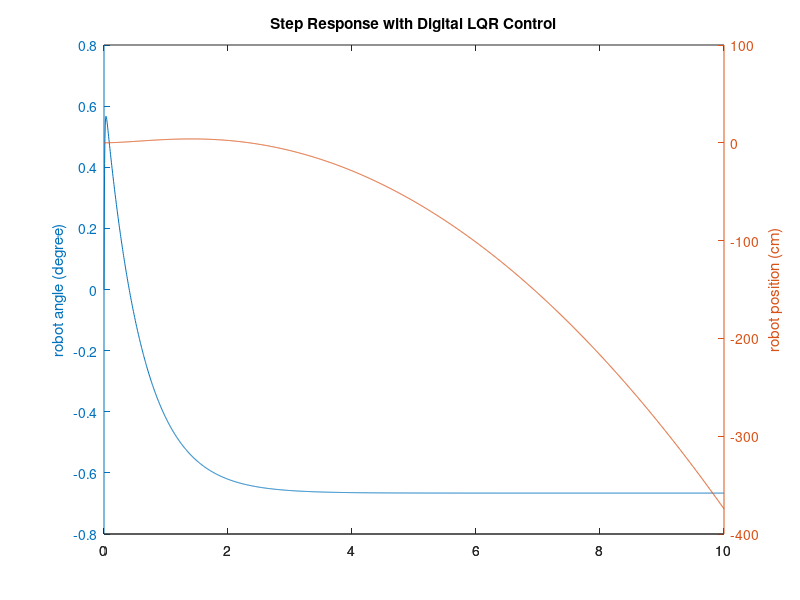

This chart was generated by the following MATLAB code:


% states are  thata, thata_dot, x, x_dot

A = [-39.41     -4.882      0       0;
     -4.329     0.5029      0       0;
     0      0       -0.4072      -0.3614;
     0      0       0.4588        0.4071];
B = [26.28;
      6.802;
      0.002547;
     -1.199];
C = [11.08 0.09311 0 0;
     0 0 461 -0.252];
 
C = [11.08 0 0 0;
     0 0 461 0];
 
D = [0;
     0];

states = {'angle' 'angle_dot' 'x' 'x_dot' };
inputs = {'u'};
outputs = {'angle'; 'x' };

sys_ss = ss(A,B,C,D,'statename',states,'inputname',inputs,'outputname',outputs);

% poles = eig(A)
% 
% co = ctrb(sys_ss);
% controllability = rank(co)
% 
% Q = C'*C
% 
% Q = C'*C;
% R = 1;
% K = lqr(A,B,Q,R)
% 
% Ac = [(A-B*K)];
% Bc = [B];
% Cc = [C];
% Dc = [D];
% 
% states = {'angle' 'angle_dot' 'x' 'x_dot' };
% inputs = {'u'};
% outputs = {'angle'; 'x' };
% 
% sys_cl = ss(Ac,Bc,Cc,Dc,'statename',states,'inputname',inputs,'outputname',outputs);
% 
% 
% t = 0:0.01:10;
% r =0.2*ones(size(t));
% [y,t,x]=lsim(sys_cl,r,t);
% [AX,H1,H2] = plotyy(t,y(:,1),t,y(:,2),'plot');
% set(get(AX(1),'Ylabel'),'String','robot angle (degree)robot position (m)')
% set(get(AX(2),'Ylabel'),'String','robot position (cm)')
% title('Step Response with LQR Control')

%////////////////////////////////////////

Ts = 1/200;

sys_d = c2d(sys_ss,Ts,'zoh')

co = ctrb(sys_d);
ob = obsv(sys_d);

controllability = rank(co)
observability = rank(ob)

A = sys_d.a;
B = sys_d.b;
C = sys_d.c;
D = sys_d.d;
Q = C'*C
Q=Q*0;

Q(1,1)=15;
Q(2,2)=0;
Q(3,3)=0;
Q(4,4)=0;
R = 1;
[K] = dlqr(A,B,Q,R)

Ac = [(A-B*K)];
Bc = [B];
Cc = [C];
Dc = [D];

states = {'angle' 'angle_dot' 'x' 'x_dot' };
inputs = {'u'};
outputs = {'angle'; 'x' };

sys_cl = ss(Ac,Bc,Cc,Dc,Ts,'statename',states,'inputname',inputs,'outputname',outputs);

figure(1)

X0=[0;0;0;0];

t = 0:0.005:10;
r =0.2*ones(size(t));
[y,t,x]=lsim(sys_cl,r,t);
[AX,H1,H2] = plotyy(t,y(:,1),t,y(:,2),'plot');
set(get(AX(1),'Ylabel'),'String','robot angle (degree)')
set(get(AX(2),'Ylabel'),'String','robot position (cm)')
title('Step Response with Digital LQR Control')

%figure(2)
%step(sys_cl)